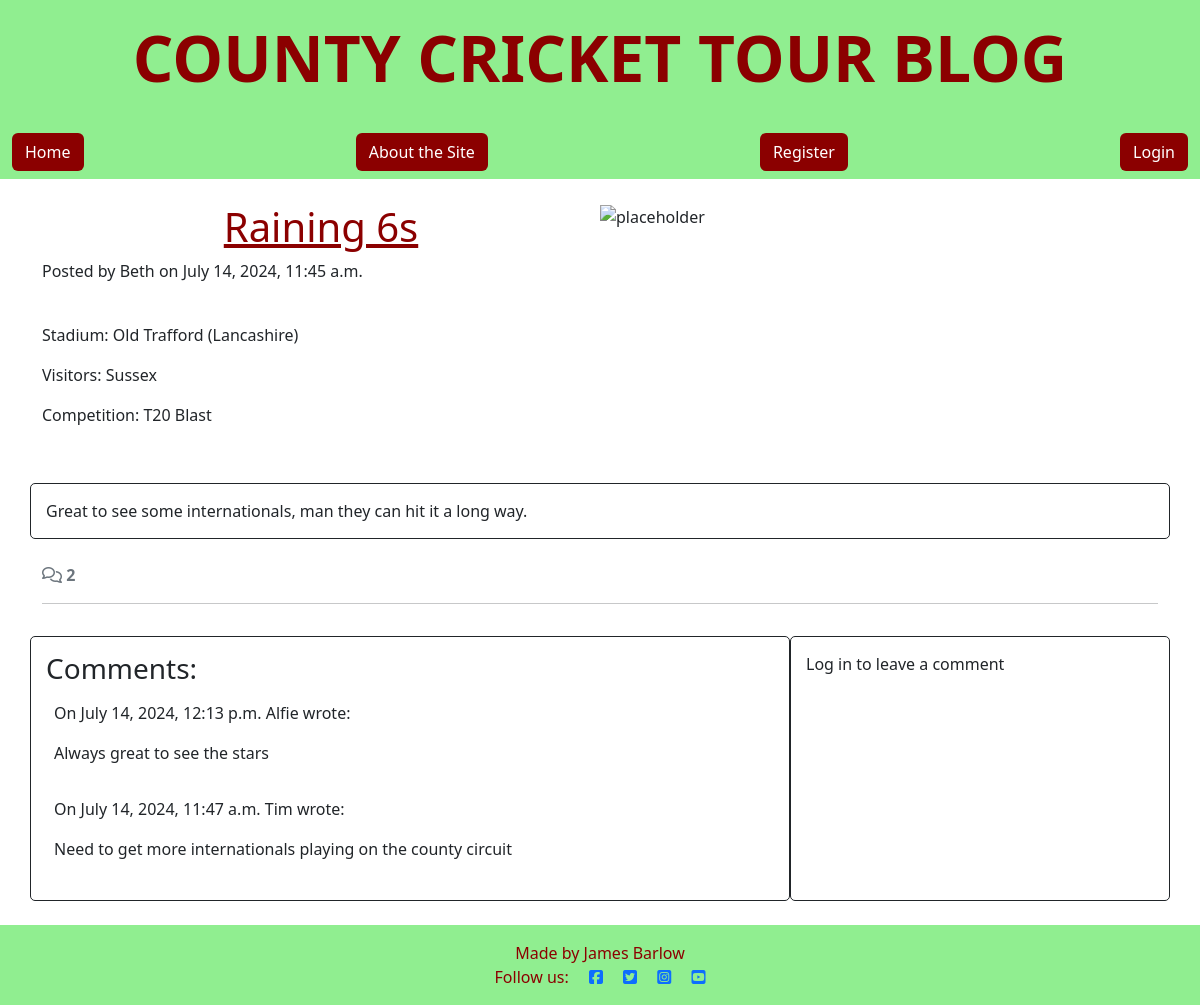
/raining-6s/, run on the app's committed database.
### blog/models.py (models this page shows, shortened)
class Post(models.Model):
    title = models.CharField(max_length=200, unique=True)
    slug = AutoSlugField(populate_from='title', unique=True)
    author = models.ForeignKey(
        User, on_delete=models.CASCADE, related_name="blog_posts"
    )
    stadium = models.CharField(max_length=50, choices=STADIUM_CHOICES, default='Lords')
    visitor = models.CharField(max_length=50, choices=VISITORS_CHOICES, default='Surrey')
    competition = models.CharField(max_length=20, choices=COMPETITION_CHOICES, default='County Champ Div 1')
    content = models.TextField()
    created_on = models.DateTimeField(auto_now_add=True)
    status = models.IntegerField(choices=STATUS, default=0)

class Comment(models.Model):
    post = models.ForeignKey(
        Post, on_delete=models.CASCADE, related_name="comments"
        )
    author = models.ForeignKey(
        User, on_delete=models.CASCADE, related_name="commenter"
        )
    body = models.TextField()
    added_on = models.DateTimeField(auto_now_add=True)

### blog/views.py (the view, shortened to what this page needs)
# urls.py: path('<slug:slug>/', views.post_detail, name='post_detail'),
def post_detail(request, slug):
    queryset = Post.objects.filter(status=1)
    post = get_object_or_404(queryset, slug=slug)
    comments = post.comments.all().order_by("-added_on")
    comment_count = post.comments.count()
    comment_form = CommentForm()
    return render(
        request,
        "blog/post_detail.html",
        {
            "post": post,
            "comments": comments,
            "comment_count": comment_count,
            "comment_form": comment_form,
        }
    )

### blog/templates/blog/post_detail.html (shortened to what this page needs)
{% extends 'base.html' %} {% block content %}
{% load static %}
{% load crispy_forms_tags %}
<div>
    <div class="container mt-4">
        <div class="row g-0">
            <div class="col-md-6">
                <h1 class="page-title">{{ post.title }}</h1>
                <p>Posted by {{ post.author }} on {{ post.created_on }}</p>
                <br>
                <p>Stadium: {{post.stadium}}</p>
                <p>Visitors: {{post.visitor}}</p>
                <p>Competition: {{post.competition}}</p>
                <br>
            </div>
            <div class="d-none d-md-block col-md-6">
                <img src="{% static 'images/default_image.jpg' %}" width="100%" height="100%" class="scale" alt="placeholder">
            </div>
        </div>
    </div>
</div>
<div class="container">
    <div class="row">
        <div class="col card mb-4  mt-3 left  top">
            <div>
                <p class="card-text">
                    {{ post.content | safe }}
                </p>
            </div>
        </div>
    </div>
    <div class="row">
        <div class="col-12">
            <strong class="text-secondary">
                <i class="far fa-comments"></i> {{ comment_count }}
            </strong>
        </div>
        <div class="col-12">
            <hr>
        </div>
    </div>
    <div class="row">
        <div class="col-md-8 card mb-4 mt-3">
            <h3>Comments:</h3>
            <div>
                {% for comment in comments %}
                    <div class="p-2 comments">
                        <p>
                            On {{ comment.added_on }} {{ comment.author }} wrote:
                        </p>
                        <div>
                            {{ comment.body | linebreaks }}
                        </div>
                    </div>
                {% endfor %}
            </div>
        </div>
        <div class="col-md-4 card mb-4 mt-3">
            <div>
                {% if user.is_authenticated %}
            <h3>Leave a comment:</h3>
            <p>Posting as: {{ user.username }}</p>
            <form id="commentForm" method="post" style="margin-top: 1.3em;">
                {{ comment_form | crispy }}
                {% csrf_token %}
                <button id="submitButton" type="submit" class="btn btn-success">Submit</button>
            </form>
          {% else %}
          <p>Log in to leave a comment</p>
          {% endif %}
        </div>
      </div>
    </div>
</div>
{% endblock content %}

### static/css/style.css (style rules this page uses)
.page-title { color: #8B0000; text-align: center; text-decoration: underline; }
.card { border: 1px solid; background-color: transparent; border-radius: 5px; padding: 15px; }

### data on the page
Post: title "Raining 6s", author "Beth", created_on "July 14, 2024, 11:45 a.m.", stadium "Old Trafford (Lancashire)", visitor "Sussex", competition "T20 Blast", content "Great to see some internationals, man they can hit it a long way."
Comment: added_on "July 14, 2024, 12:13 p.m.", author "Alfie", body "Always great to see the stars"
Comment: added_on "July 14, 2024, 11:47 a.m.", author "Tim", body "Need to get more internationals playing on the county circuit"

### other printed values
{{ comment_count }} "2"
